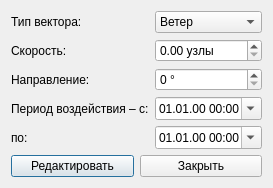
<?xml version="1.0" encoding="UTF-8"?>
<ui version="4.0">
 <class>WindVectorForm</class>
 <widget class="QDialog" name="WindVectorForm">
  <property name="windowTitle">
   <string>Редактировать вектор ветра</string>
  </property>
  <layout class="QFormLayout" name="formLayout">
    <item row="0" column="0">
      <widget class="QLabel" name="labelType">
        <property name="text"><string>Тип вектора:</string></property>
      </widget>
    </item>
    <item row="0" column="1">
      <widget class="QComboBox" name="comboType">
        <item><property name="text"><string>Ветер</string></property></item>
      </widget>
    </item>
    <item row="1" column="0">
      <widget class="QLabel" name="labelSpeed">
        <property name="text"><string>Скорость:</string></property>
      </widget>
    </item>
    <item row="1" column="1">
      <widget class="QDoubleSpinBox" name="spinSpeed">
        <property name="suffix"><string> узлы</string></property>
      </widget>
    </item>
    <item row="2" column="0">
      <widget class="QLabel" name="labelDir">
        <property name="text"><string>Направление:</string></property>
      </widget>
    </item>
    <item row="2" column="1">
      <widget class="QSpinBox" name="spinDirection">
        <property name="suffix"><string> °</string></property>
      </widget>
    </item>
    <item row="3" column="0">
      <widget class="QLabel" name="labelFrom">
        <property name="text"><string>Период воздействия – с:</string></property>
      </widget>
    </item>
    <item row="3" column="1">
      <widget class="QDateTimeEdit" name="dateFrom">
        <property name="calendarPopup"><bool>true</bool></property>
        <property name="displayFormat"><string>dd.MM.yy HH:mm</string></property>
      </widget>
    </item>
    <item row="4" column="0">
      <widget class="QLabel" name="labelTo">
        <property name="text"><string>по:</string></property>
      </widget>
    </item>
    <item row="4" column="1">
      <widget class="QDateTimeEdit" name="dateTo">
        <property name="calendarPopup"><bool>true</bool></property>
        <property name="displayFormat"><string>dd.MM.yy HH:mm</string></property>
      </widget>
    </item>
    <item row="5" column="0" colspan="2">
      <layout class="QHBoxLayout" name="buttonLayout">
        <item>
          <widget class="QPushButton" name="buttonEdit">
            <property name="text"><string>Редактировать</string></property>
          </widget>
        </item>
        <item>
          <widget class="QPushButton" name="buttonClose">
            <property name="text"><string>Закрыть</string></property>
          </widget>
        </item>
      </layout>
    </item>
  </layout>
 </widget>
 <resources/>
 <connections/>
</ui>
